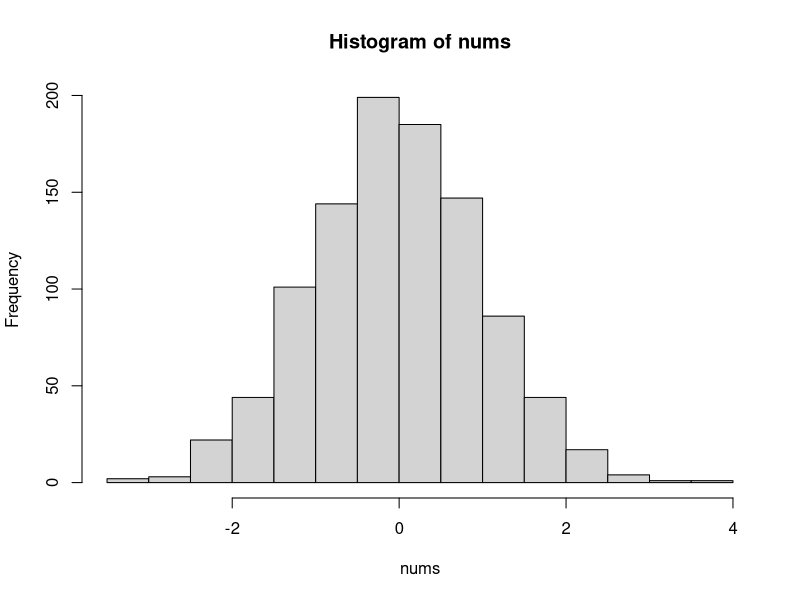
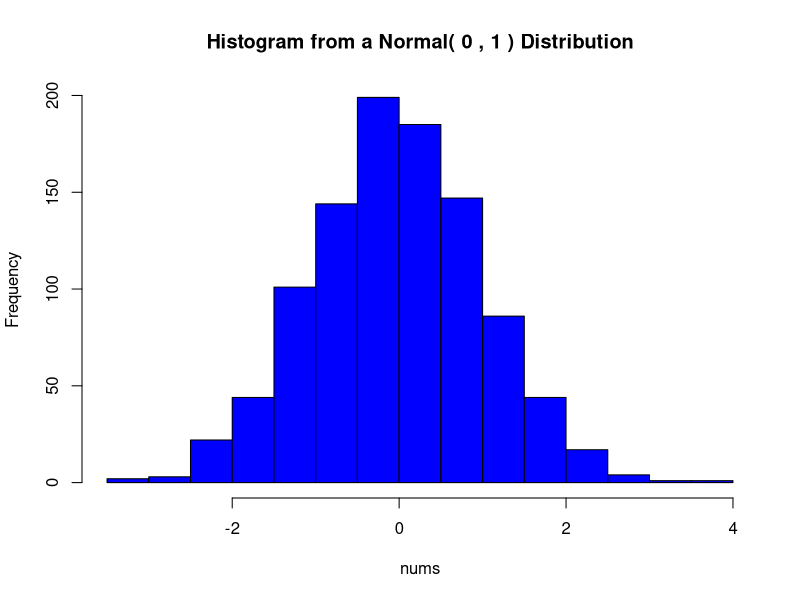

Recreate these plots in R, in order.
## ---- chunk 1
data(iris)
element_10_5 <- iris[10, 5]
element_10_5
## ---- chunk 2
species_last_5 <- tail(iris$Species, 5)
species_last_5
## ---- chunk 3
average_sepal_length <- mean(iris$Sepal.Length[iris$Petal.Width > 1])
average_sepal_length
## ---- chunk 4
for (i in 1:10) {
  if (i < 5) {
    print(i * 3)
  } else {
    print(i * 2)
  }
}
## ---- chunk 5

## ---- chunk 6

## ---- chunk 7
set.seed(184)
plotNormal <- function(repetitions, mean, sd) {
  nums <- rnorm(repetitions, mean, sd)
  hist(nums)
}

#### 5B)
plotNormal(1000, 0, 1)
## ---- chunk 8
set.seed(184)
plotNormal <- function(repetitions, mean, sd, color = "blue") {
  nums <- rnorm(repetitions, mean, sd)
  hist(nums, main = paste("Histogram from a Normal(", mean, ",", sd, ") Distribution"), col = color)
}

plotNormal(1000, 0, 1, "blue")
